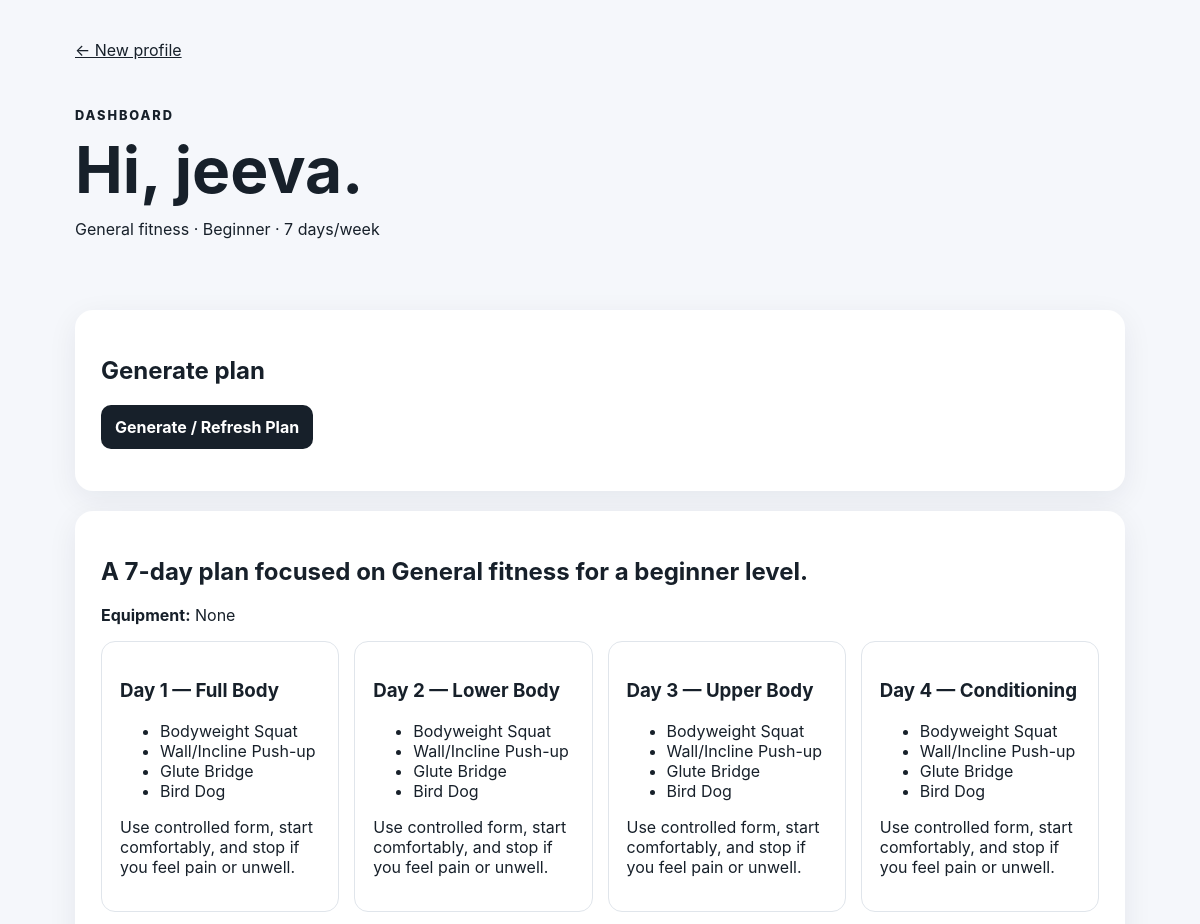
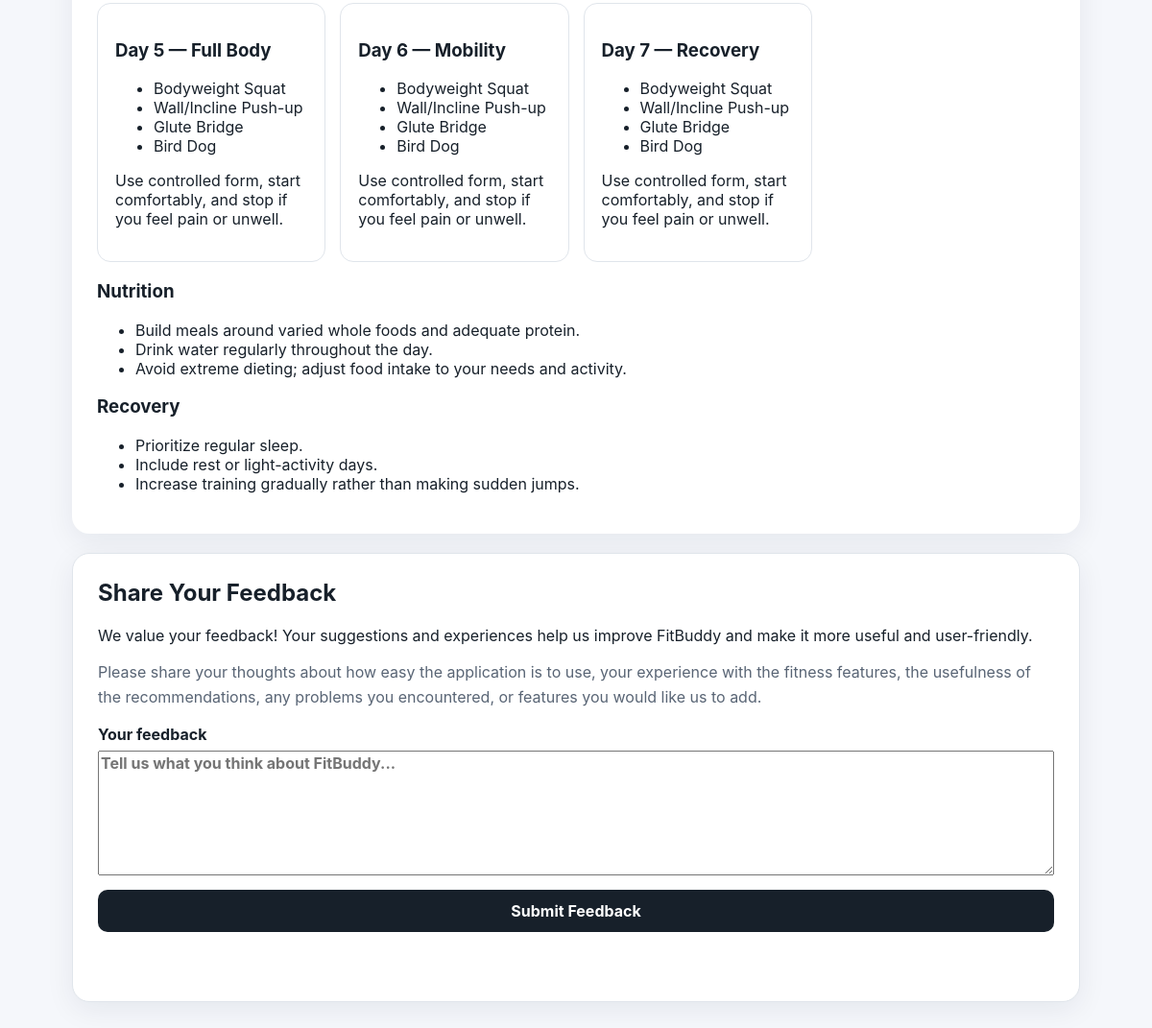
The app's page /dashboard/1 with its own data (2 pictures, top to bottom).
### app/models.py (models this page shows)
class UserProfile(Base):
    __tablename__ = "user_profiles"
    id: Mapped[int] = mapped_column(Integer, primary_key=True)
    name: Mapped[str] = mapped_column(String(100))
    age: Mapped[int] = mapped_column(Integer)
    goal: Mapped[str] = mapped_column(String(100))
    fitness_level: Mapped[str] = mapped_column(String(50))
    days_per_week: Mapped[int] = mapped_column(Integer)
    equipment: Mapped[str] = mapped_column(String(200), default="None")
    created_at: Mapped[datetime] = mapped_column(DateTime, default=datetime.utcnow)

### app/main.py (the view)
@app.get("/dashboard/{user_id}", response_class=HTMLResponse)
def dashboard(request: Request, user_id: int, db: Session = Depends(get_db)):
    profile = db.get(UserProfile, user_id)
    if not profile:
        raise HTTPException(status_code=404, detail="User not found")
    plan = db.query(FitnessPlan).filter_by(user_id=user_id).order_by(FitnessPlan.id.desc()).first()
    plan_data = json.loads(plan.content) if plan else None
    return templates.TemplateResponse(
        request=request,
        name="dashboard.html",
        context={"request": request, "profile": profile, "plan": plan_data},
    )

### app/templates/dashboard.html (shortened to what this page needs)
<!doctype html>
<html lang="en">
<head>
<title>FitBuddy Dashboard</title><link rel="stylesheet" href="/static/style.css">
</head>
<body>
<main class="container">
<a href="/" class="back">← New profile</a>
<section class="hero"><p class="eyebrow">DASHBOARD</p><h1>Hi, {{ profile.name }}.</h1>
<p>{{ profile.goal }} · {{ profile.fitness_level }} · {{ profile.days_per_week }} days/week</p></section>
<section class="card"><h2>Generate plan</h2><button id="generate">Generate / Refresh Plan</button><p id="status"></p></section>
{% if plan %}
<section class="card"><h2>{{ plan.summary }}</h2><p><strong>Equipment:</strong> {{ plan.equipment }}</p>
<div class="grid">{% for workout in plan.workouts %}<article class="workout">
<h3>{{ workout.day }} — {{ workout.focus }}</h3><ul>{% for exercise in workout.exercises %}<li>{{ exercise }}</li>{% endfor %}</ul>
<p>{{ workout.note }}</p></article>{% endfor %}</div>
<h3>Nutrition</h3><ul>{% for item in plan.nutrition %}<li>{{ item }}</li>{% endfor %}</ul>
<h3>Recovery</h3><ul>{% for item in plan.recovery %}<li>{{ item }}</li>{% endfor %}</ul>
</section>{% endif %}
<section class="card feedback-card">
<h2>Share Your Feedback</h2>
<p>We value your feedback! Your suggestions and experiences help us improve FitBuddy and make it more useful and user-friendly.</p>
<p class="feedback-help">Please share your thoughts about how easy the application is to use, your experience with the fitness features, the usefulness of the recommendations, any problems you encountered, or features you would like us to add.</p>
<form id="feedback-form">
<label for="feedback-message">Your feedback
<textarea id="feedback-message" name="message" rows="6" maxlength="2000" required placeholder="Tell us what you think about FitBuddy..."></textarea>
</label>
<button type="submit" id="feedback-submit">Submit Feedback</button>
<p id="feedback-status" role="status" aria-live="polite"></p>
</form>
</section>
</main>
</body></html>

### app/static/style.css (style rules this page uses)
:root { font-family:Inter,system-ui,Arial,sans-serif;color:#17202a;background:#f5f7fb }
* { box-sizing:border-box }
body { margin:0 }
.container { width:min(100% - 32px,1050px);margin:0 auto;padding:40px 0 70px }
.hero { padding:35px 0 }
.eyebrow { font-weight:800;letter-spacing:.15em;font-size:.8rem }
h1 { font-size:clamp(2rem,6vw,4rem);line-height:1.05;margin:8px 0 16px }
.card { background:#fff;border-radius:18px;padding:26px;margin:20px 0;box-shadow:0 8px 30px rgba(20,30,50,.07) }
form { display:grid;gap:15px }
label { display:grid;gap:7px;font-weight:700 }
input,select,button { font:inherit;padding:12px 14px;border:1px solid #ccd3dd;border-radius:10px }
button { cursor:pointer;background:#17202a;color:#fff;border:none;font-weight:700 }
.grid { display:grid;grid-template-columns:repeat(auto-fit,minmax(220px,1fr));gap:15px }
.workout { border:1px solid #e0e5eb;border-radius:14px;padding:18px }
.back { color:inherit }
.feedback-card { border:1px solid #e0e5eb }
.feedback-card h2 { margin-top:0 }
.feedback-help { color:#596575;line-height:1.6 }
.feedback-card textarea { font:inherit;resize:vertical;min-height:130px }
#feedback-status { min-height:1.4em;margin:8px 0 0;color:#3f4b59;font-weight:600 }

### records on screen
UserProfile: name "jeeva", goal "General fitness", fitness_level "Beginner", days_per_week "7", equipment "None"

### other values on screen
{{ plan.summary }} "A 7-day plan focused on General fitness for a beginner level."
{{ workout.day }} "Day 1" "Day 2" "Day 3" "Day 4" "Day 5" "Day 6" "Day 7"
{{ workout.focus }} "Full Body" "Lower Body" "Upper Body" "Conditioning" "Full Body" "Mobility" "Recovery"
{{ exercise }} "Bodyweight Squat" "Wall/Incline Push-up" "Glute Bridge" "Bird Dog" "Bodyweight Squat" "Wall/Incline Push-up" "Glute Bridge" "Bird Dog" "Bodyweight Squat" "Wall/Incline Push-up" "Glute Bridge" "Bird Dog" "Bodyweight Squat" "Wall/Incline Push-up" "Glute Bridge" "Bird Dog" "Bodyweight Squat" "Wall/Incline Push-up" "Glute Bridge" "Bird Dog" "Bodyweight Squat" "Wall/Incline Push-up" "Glute Bridge" "Bird Dog" "Bodyweight Squat" "Wall/Incline Push-up" "Glute Bridge" "Bird Dog"
{{ workout.note }} "Use controlled form, start comfortably, and stop if you feel pain or unwell." "Use controlled form, start comfortably, and stop if you feel pain or unwell." "Use controlled form, start comfortably, and stop if you feel pain or unwell." "Use controlled form, start comfortably, and stop if you feel pain or unwell." "Use controlled form, start comfortably, and stop if you feel pain or unwell." "Use controlled form, start comfortably, and stop if you feel pain or unwell." "Use controlled form, start comfortably, and stop if you feel pain or unwell."
{{ item }} "Build meals around varied whole foods and adequate protein." "Drink water regularly throughout the day." "Avoid extreme dieting; adjust food intake to your needs and activity."
{{ item }} "Prioritize regular sleep." "Include rest or light-activity days." "Increase training gradually rather than making sudden jumps."
